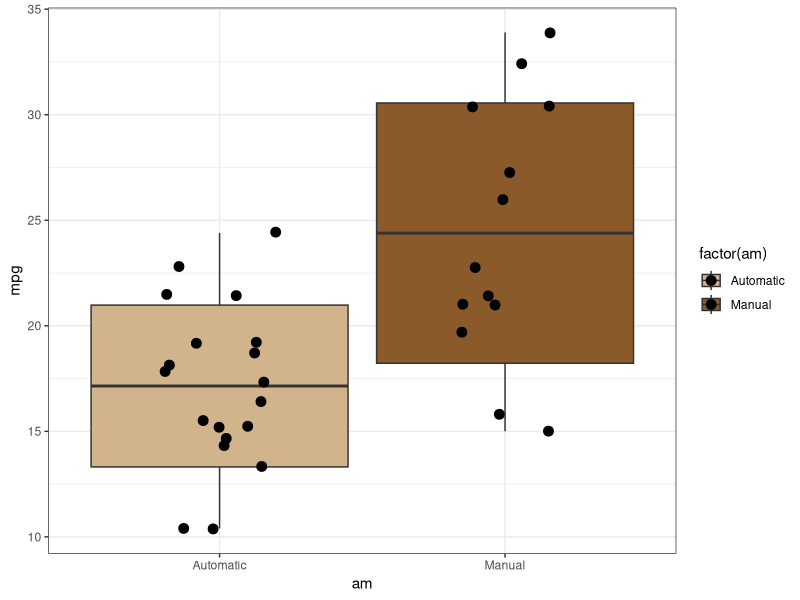
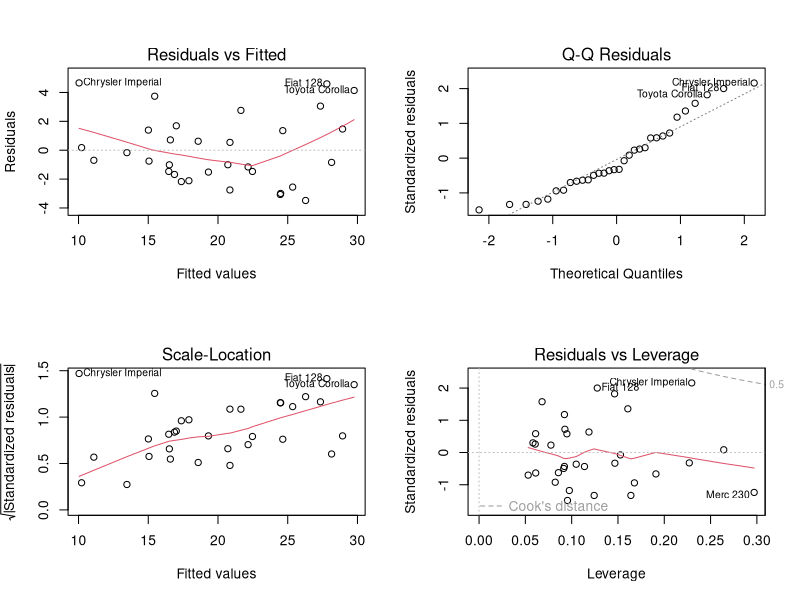

These charts were generated, in order, by the following R code:
## ---- chunk 1
data(mtcars)
mtcars$am <- factor(mtcars$am, levels=c(0:1), labels=c("Automatic","Manual"))
fit1 <- lm(mpg ~ am,mtcars)
summary(fit1)$coefficients
summary(fit1)$adj.r.squared
## ---- chunk 2
fit_all <- lm(mpg~.,mtcars)
step(fit_all,trace=FALSE)
## ---- chunk 3
fit_best <- lm(mpg ~ wt + qsec + am, data = mtcars)
summary(fit_best)$coefficients
summary(fit_best)$adj.r.squared
## ---- chunk 4
min.mean.sd.max <- function(x) {
    r <- c(min(x), mean(x) - sd(x), mean(x), mean(x) + sd(x), max(x))
    names(r) <- c("ymin", "lower", "middle", "upper", "ymax")
    r
}
library(ggplot2)
library(scales)
plot1 <- ggplot( aes(x=am,y=mpg,fill=factor(am)), data = mtcars) + scale_fill_manual(values = alpha(c("tan", "tan4"))) + theme_bw()
plot1 <- plot1 + stat_summary(fun.data = min.mean.sd.max, geom = "boxplot")  +geom_jitter(position=position_jitter(width=.2), size=3) 
plot1
## ---- chunk 5
par(mfrow=c(2,2))
plot(fit_best)
